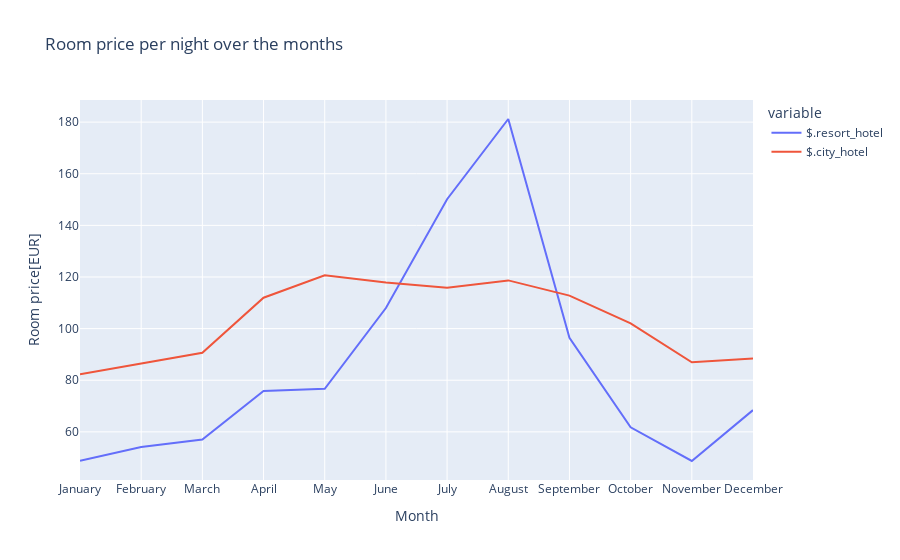

Notebook code for this chart:
### Code cell
px.line(all_hotels, x='month', y=['$.resort_hotel','$.city_hotel'], title='Room price per night over the months').update_layout(
    xaxis_title="Month", yaxis_title="Room price[EUR]")

### Figure 1 — Plotly figure (JSON) as saved in the notebook; plotly's stock layout.template omitted (floating-point values rounded to 4 significant figures)
{"data": [{"hovertemplate": "variable=$.resort_hotel<br>month=%{x}<br>value=%{y}<extra></extra>", "legendgroup": "$.resort_hotel", "line": {"color": "#636efa", "dash": "solid"}, "marker": {"symbol": "circle"}, "mode": "lines", "name": "$.resort_hotel", "orientation": "v", "showlegend": true, "type": "scatter", "x": ["January", "February", "March", "April", "May", "June", "July", "August", "September", "October", "November", "December"], "xaxis": "x", "y": [48.76, 54.15, 57.06, 75.87, 76.66, 108.0, 150.1, 181.2, 96.42, 61.78, 48.71, 68.41], "yaxis": "y"}, {"hovertemplate": "variable=$.city_hotel<br>month=%{x}<br>value=%{y}<extra></extra>", "legendgroup": "$.city_hotel", "line": {"color": "#EF553B", "dash": "solid"}, "marker": {"symbol": "circle"}, "mode": "lines", "name": "$.city_hotel", "orientation": "v", "showlegend": true, "type": "scatter", "x": ["January", "February", "March", "April", "May", "June", "July", "August", "September", "October", "November", "December"], "xaxis": "x", "y": [82.33, 86.52, 90.66, 112.0, 120.7, 117.9, 115.8, 118.7, 112.8, 102.0, 86.95, 88.4], "yaxis": "y"}], "layout": {"legend": {"title": {"text": "variable"}, "tracegroupgap": 0}, "title": {"text": "Room price per night over the months"}, "xaxis": {"anchor": "y", "domain": [0, 1], "title": {"text": "Month"}}, "yaxis": {"anchor": "x", "domain": [0, 1], "title": {"text": "Room price[EUR]"}}}}
